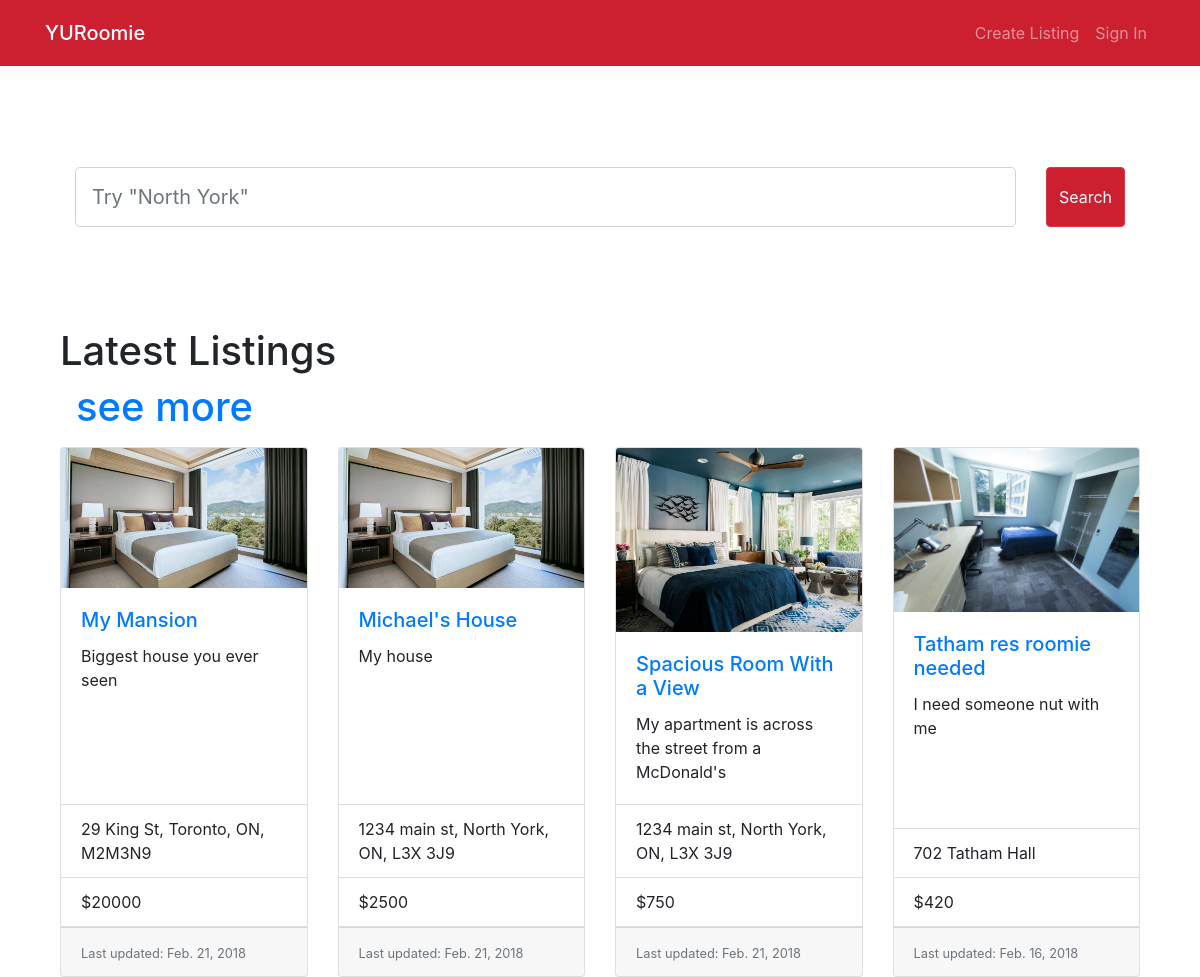
The app's page /, older data.
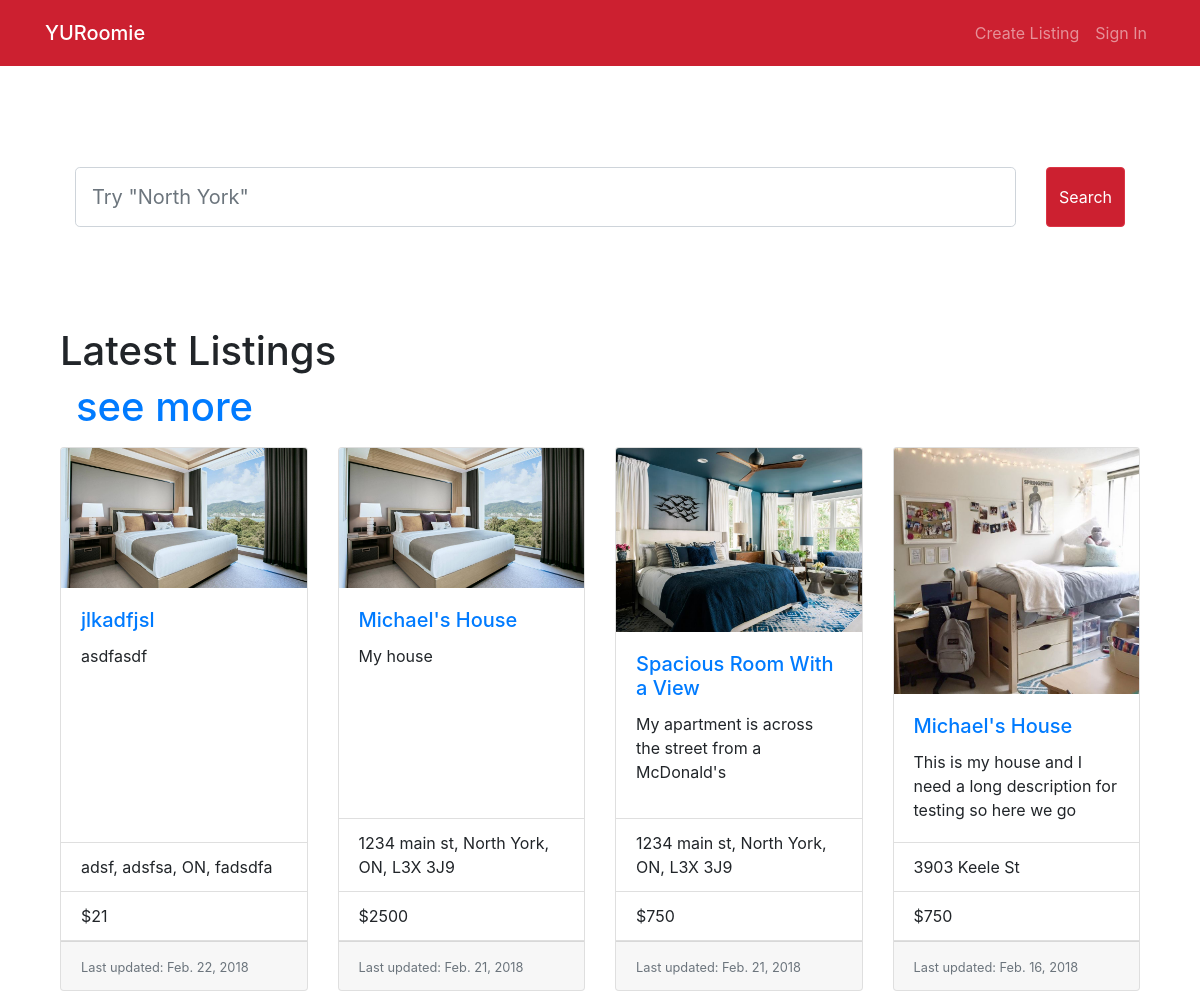
The same page, newer data.
### home/models.py (models this page shows, shortened)
class Room(models.Model):
    host_name = models.CharField(max_length=50)
    address = models.CharField(max_length=100)
    property_name = models.CharField(max_length=30, default="")
    description = models.TextField(default="No Description")
    cost = models.PositiveIntegerField(default=0)
    visits = models.PositiveIntegerField(default=0)
    property_type_options = (('a', 'apartment'),
                                ('c', 'condo'),
                                ('t', 'townhouse'),
                                ('h', 'house'))
    property_type = models.CharField(choices=property_type_options, max_length=10)
    number_of_rooms = models.PositiveSmallIntegerField()
    garages = models.PositiveSmallIntegerField()
    creator_id = models.PositiveIntegerField()
    last_updated = models.DateTimeField(auto_now_add=True)

class RoomImage(models.Model):
    room = models.ForeignKey(Room, on_delete=models.CASCADE)
    image = models.ImageField()

### home/views.py (the view)
# urls.py: path('', views.index, name='index'),
def index(request):
    latest_posts_list = Room.objects.order_by('-last_updated')[:4]
    return render(request, 'home/index.html', {'latest_posts_list': latest_posts_list,})

### home/templates/home/index.html
{% extends 'home/base.html'%}
{% load static %}
{% block body %}
    <div class="container-fluid">
        <div class="w-100" style="height:100px;"></div>
        <div class="col">
        </div>
        <form class="form-inline" method="GET" action="{% url 'search' %}">
            <div class="col">
                <input type="search" name="q" class="form-control form-control-lg" id="mainSearchBar" aria-describedby="searchHelp" placeholder="Try &quot;North York&quot;" autocomplete="off">
            </div>
            <div class="col-auto">
                <button type="submit" class="btn btn-danger form-control-lg" id="mainSearchButton">Search</button>
            </div>
        </form>
        <div class="w-100" style="height:100px;"></div>
        <h1>Latest Listings<span><a class="nav-link" href="{% url 'browse' %}">see more</a></span></h1>
        <div class="card-deck">
            {% if latest_posts_list %}
                {% for room in latest_posts_list %}
                    <div class="card">
                        <a href="{% url 'detail' room.id %}">
                            <img class="card-img-top" src="{{ room.roomimage_set.all.0.image.url }}" alt="{{room.name}}"></a>
                        <div class="card-body">
                            <a href="{% url 'detail' room.id %}"><h5 class="card-title">{{ room.property_name }}</h5></a>
                            <p class="card-text">{{ room.description|truncatewords:23 }}</p>
                        </div>
                        <ul class="list-group list-group-flush">
                            <li class="list-group-item">{{ room.address }}</li>
                            <li class="list-group-item">${{ room.cost }}</li>
                        </ul>
                        <div class="card-footer">
                            <small class="text-muted">Last updated: {{ room.last_updated.date }}</small>
                        </div>
                    </div>
                {% endfor %}
            {% else %}
                <h1>No rooms are available.</h1>
            {% endif %}
        </div>
    </div>
{% endblock %}

Row changes from the older to the newer data that the page shows:
removed Room: roomimage_set.all.0.image (picture), property_name "My Mansion", description "Biggest house you ever seen", address "29 King St, Toronto, ON, M2M3N9", cost "20000", last_updated "Feb. 21, 2018"
removed Room: roomimage_set.all.0.image (picture), property_name "Tatham res roomie needed", description "I need someone nut with me", address "702 Tatham Hall", cost "420", last_updated "Feb. 16, 2018"
added Room: roomimage_set.all.0.image (picture), property_name "jlkadfjsl", description "asdfasdf", address "adsf, adsfsa, ON, fadsdfa", cost "21", last_updated "Feb. 22, 2018"
now on this page (row unchanged): Room: roomimage_set.all.0.image (picture), property_name "Michael's House", description "This is my house and I need a long description for testing so here we go", address "3903 Keele St", cost "750", last_updated "Feb. 16, 2018"
